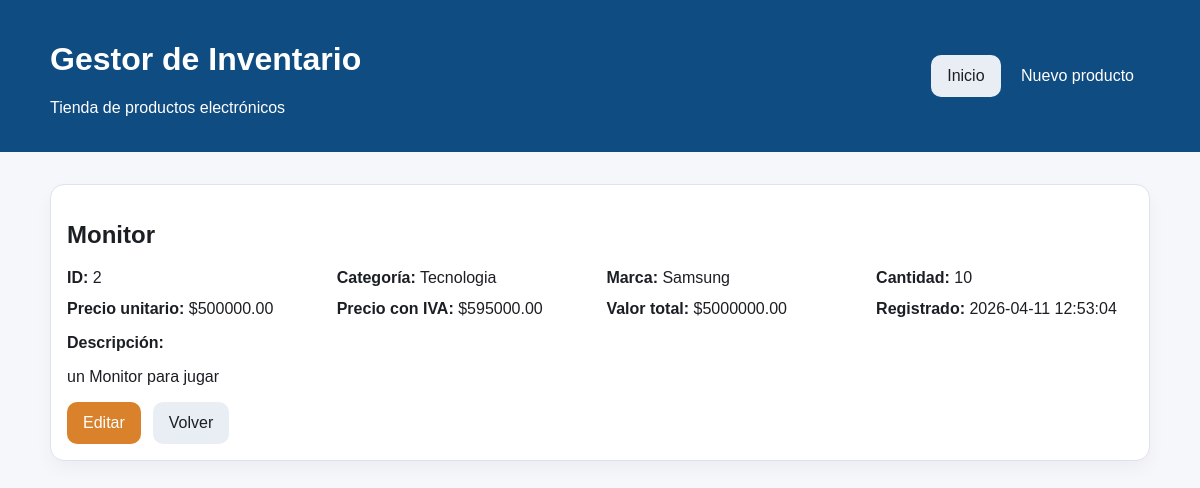
Page /detalle/2 on the committed database.
### tables this page shows
CREATE TABLE productos (
                id INTEGER PRIMARY KEY AUTOINCREMENT,
                nombre TEXT NOT NULL,
                categoria TEXT NOT NULL,
                marca TEXT NOT NULL,
                cantidad INTEGER NOT NULL CHECK(cantidad >= 0),
                precio REAL NOT NULL CHECK(precio >= 0),
                descripcion TEXT,
                created_at TIMESTAMP DEFAULT CURRENT_TIMESTAMP
            );

### app.py (the view)
@app.route("/detalle/<int:product_id>")
def detalle_producto(product_id: int) -> str:
    producto = get_product(product_id)
    if producto is None:
        flash("El producto solicitado no existe.", "error")
        return redirect(url_for("index"))
    return render_template("detail.html", producto=producto)

### app.py (called while the page is built)
def get_db() -> sqlite3.Connection:
    if "db" not in g:
        g.db = sqlite3.connect(app.config["DATABASE"])
        g.db.row_factory = sqlite3.Row
    return g.db

def get_product(product_id: int) -> sqlite3.Row | None:
    db = get_db()
    return db.execute("SELECT * FROM productos WHERE id = ?", (product_id,)).fetchone()

@app.context_processor
def inject_helpers() -> dict[str, Any]:
    return {
        "iva_rate": IVA_RATE,
        "precio_con_iva": lambda precio: round(precio * (1 + IVA_RATE), 2),
        "valor_total": lambda cantidad, precio: round(cantidad * precio, 2),
    }

### templates/detail.html (shortened to what this page needs)
{% extends 'base.html' %}
{% block content %}
<section class="card detail-card">
    <h2>{{ producto.nombre }}</h2>
    <div class="detail-grid">
        <div><strong>ID:</strong> {{ producto.id }}</div>
        <div><strong>Categoría:</strong> {{ producto.categoria }}</div>
        <div><strong>Marca:</strong> {{ producto.marca }}</div>
        <div><strong>Cantidad:</strong> {{ producto.cantidad }}</div>
        <div><strong>Precio unitario:</strong> ${{ '%.2f'|format(producto.precio) }}</div>
        <div><strong>Precio con IVA:</strong> ${{ '%.2f'|format(precio_con_iva(producto.precio)) }}</div>
        <div><strong>Valor total:</strong> ${{ '%.2f'|format(valor_total(producto.cantidad, producto.precio)) }}</div>
        <div><strong>Registrado:</strong> {{ producto.created_at }}</div>
    </div>
    <div class="description">
        <strong>Descripción:</strong>
        <p>{{ producto.descripcion or 'Sin descripción.' }}</p>
    </div>
    <div class="button-row">
        <a class="btn btn-warning" href="{{ url_for('editar_producto', product_id=producto.id) }}">Editar</a>
        <a class="btn btn-light" href="{{ url_for('index') }}">Volver</a>
    </div>
</section>
{% endblock %}

### static/styles.css (style rules this page uses)
:root { --primary: #0f4c81; --secondary: #1b1f24; --bg: #f5f7fb; --surface: #ffffff; --border: #dce3ed; --success: #dff5e6; --error: #ffe0e0; --warning: #fff2d8; }
* { box-sizing: border-box; }
body { margin: 0; font-family: Arial, Helvetica, sans-serif; background: var(--bg); color: var(--secondary); }
.card { background: var(--surface); border: 1px solid var(--border); border-radius: 14px; padding: 1rem; margin-bottom: 1rem; box-shadow: 0 8px 18px rgba(0,0,0,.04); }
.btn { display: inline-block; background: var(--primary); color: white; text-decoration: none; border: none; border-radius: 10px; padding: .75rem 1rem; cursor: pointer; }
.btn-light { background: #e9eef5; color: var(--secondary); }
.btn-warning { background: #d9822b; }
.button-row { display: flex; gap: .75rem; flex-wrap: wrap; }
.detail-grid { display: grid; grid-template-columns: repeat(auto-fit, minmax(220px, 1fr)); gap: .8rem; margin-bottom: 1rem; }

### rows in the picture
productos: nombre "Monitor", id "2", categoria "Tecnologia", marca "Samsung", cantidad "10", precio "500000.00", precio "595000.00", cantidad+precio "5000000.00", created_at "2026-04-11 12:53:04", descripcion "un Monitor para jugar"
